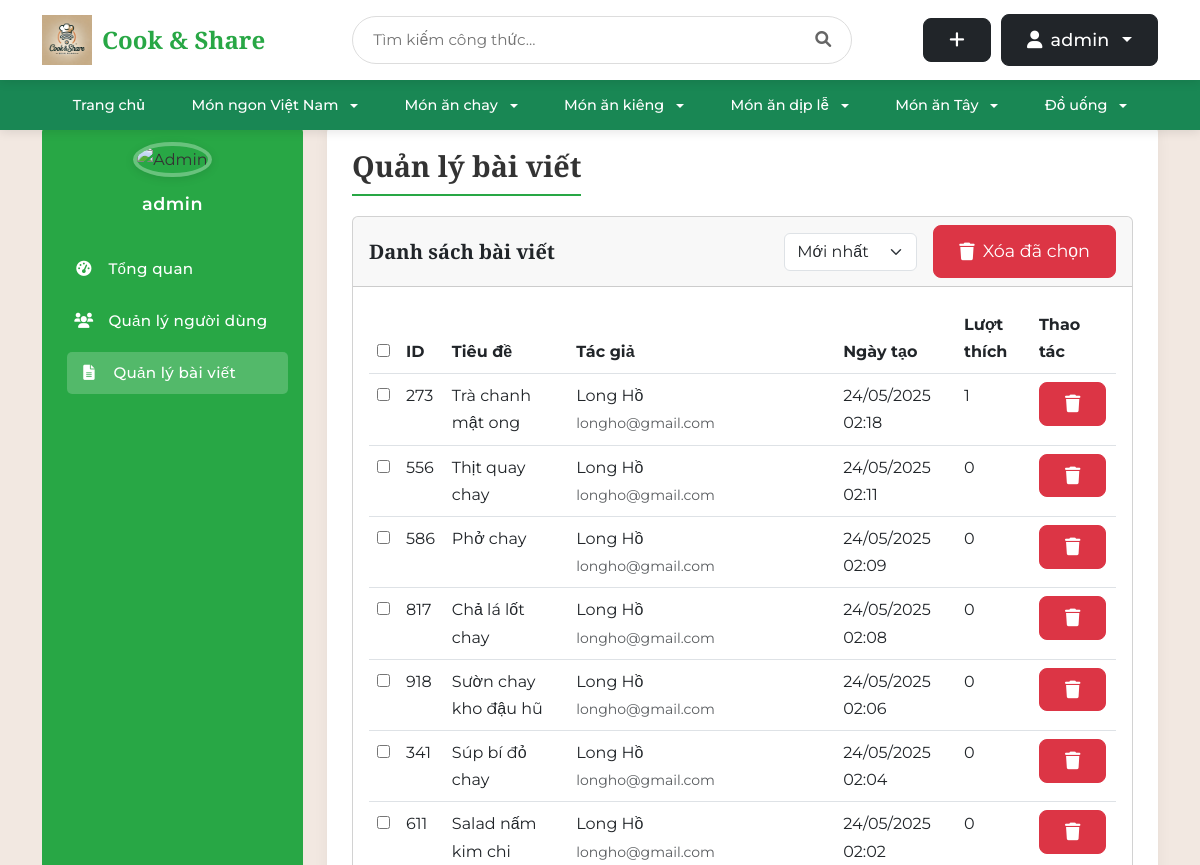
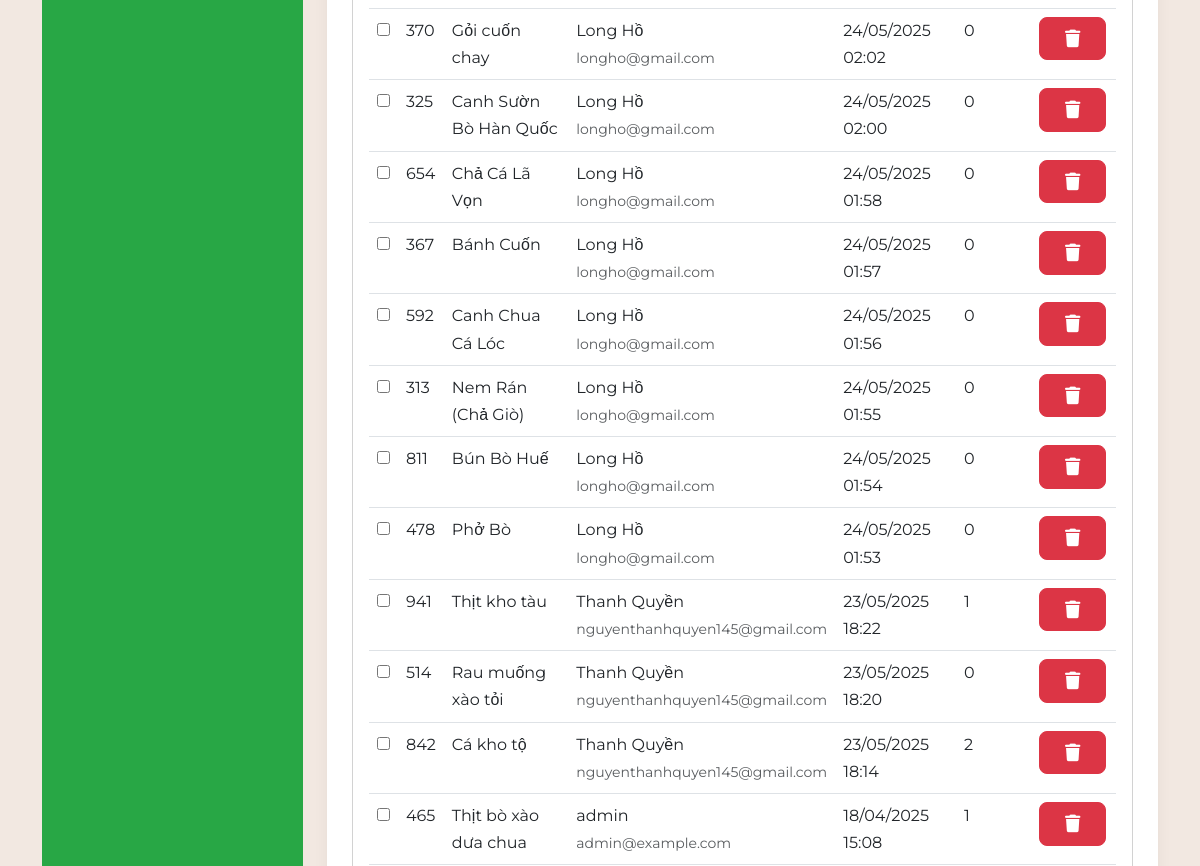
The page /admin/posts (signed in, upper part) on the database as committed earlier (2 pictures, top to bottom).
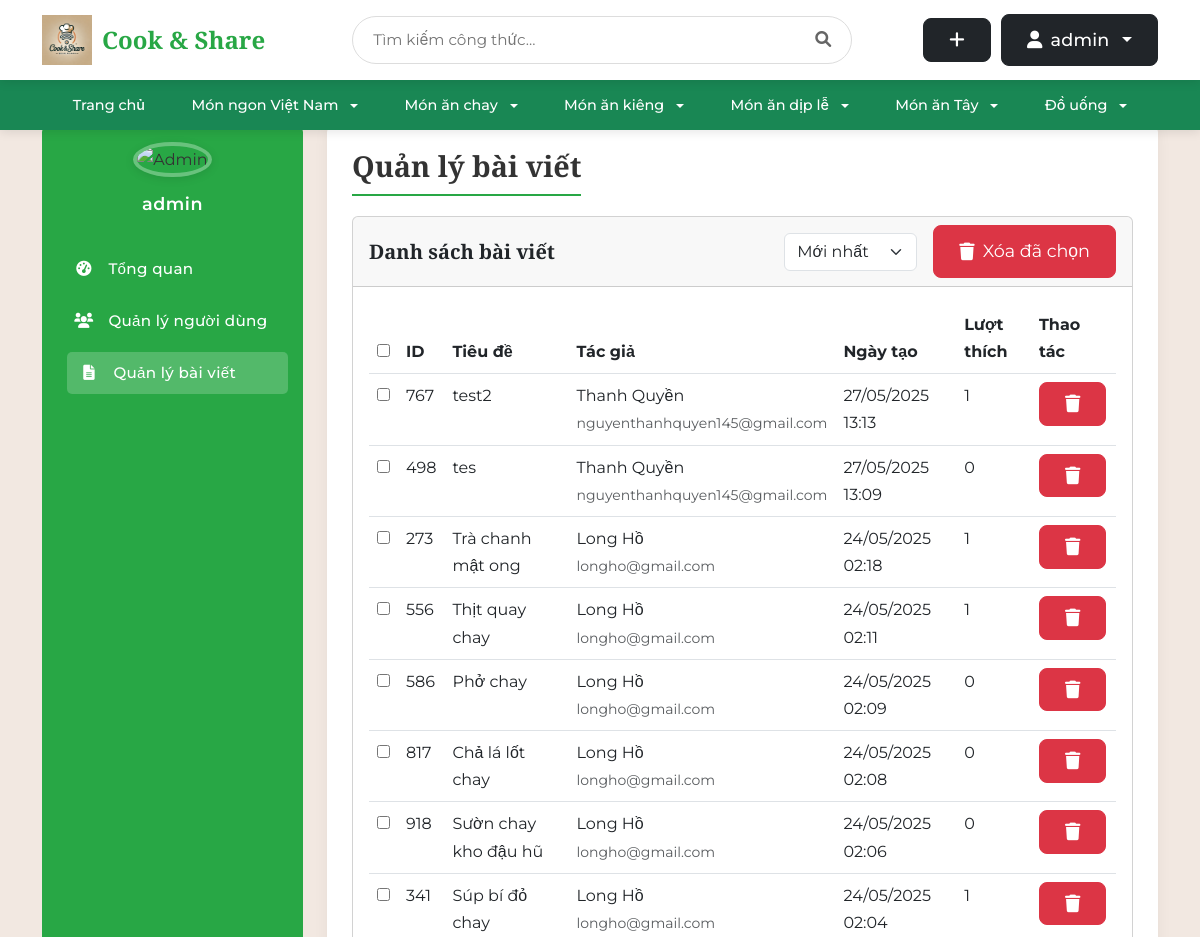
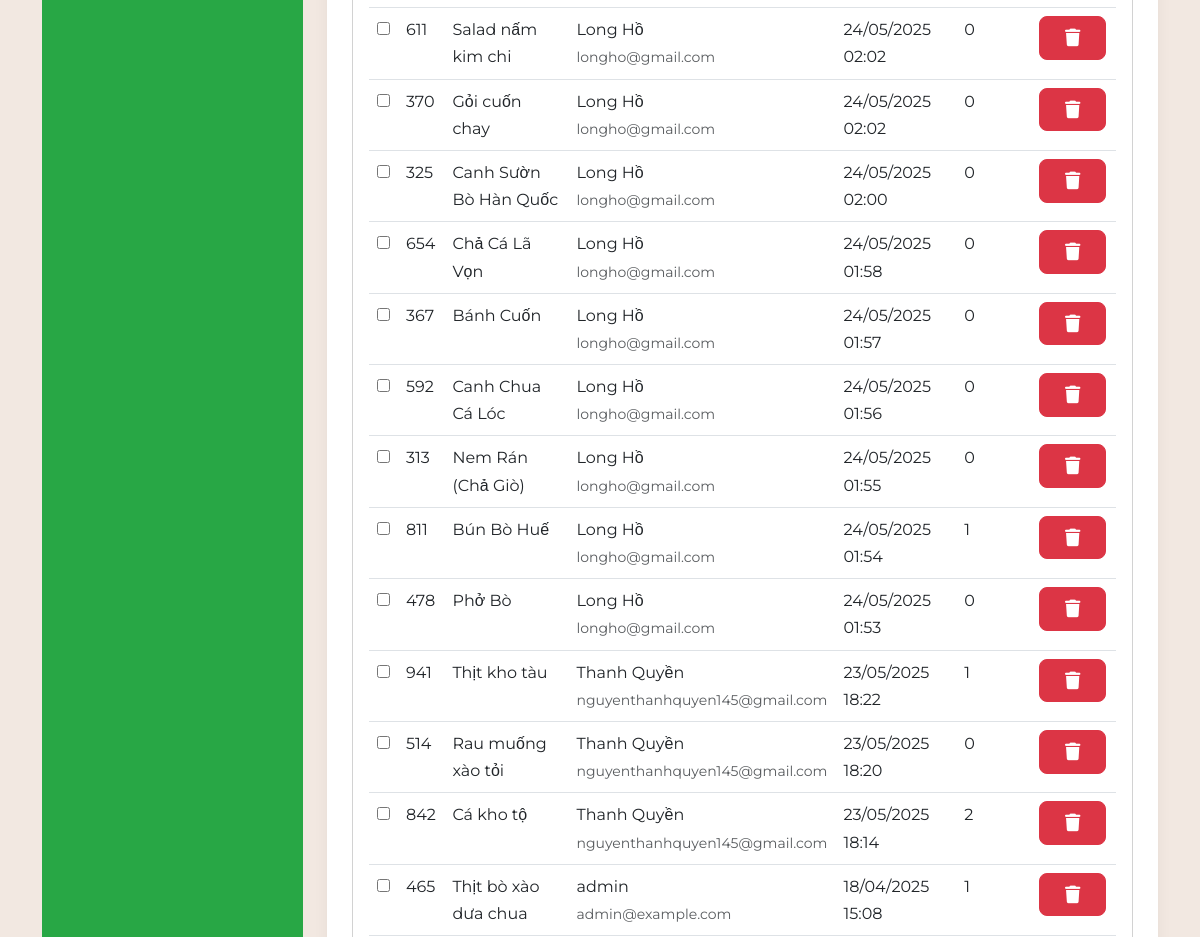
The same page on the database as committed later (2 pictures, top to bottom).
### tables this page shows
CREATE TABLE post (
    id INTEGER PRIMARY KEY AUTOINCREMENT,
    author_id INTEGER NOT NULL,
    created TIMESTAMP NOT NULL DEFAULT CURRENT_TIMESTAMP,
    title TEXT NOT NULL,
    description TEXT,
    ingredients TEXT NOT NULL,
    instructions TEXT NOT NULL,
    cooking_time INTEGER DEFAULT 0,
    servings INTEGER DEFAULT 1,
    FOREIGN KEY (author_id) REFERENCES user (id)
);

CREATE TABLE user (
    id INTEGER PRIMARY KEY AUTOINCREMENT,
    username TEXT UNIQUE NOT NULL,
    password TEXT NOT NULL,
    email TEXT UNIQUE NOT NULL,
    created TIMESTAMP NOT NULL DEFAULT CURRENT_TIMESTAMP,
    avatar_path TEXT,
    role TEXT NOT NULL DEFAULT 'user',
    is_blocked BOOLEAN NOT NULL DEFAULT 0,
    gender TEXT,
    birthdate DATE,
    phone TEXT
);

### share_recipe/admin.py (the view)
@bp.route('/posts')
@login_required
def posts():
    if g.user['role'] != 'admin':
        return redirect(url_for('index'))
    sort_order = request.args.get('sort', 'newest')
    db = get_db()
    base_query = '''
        SELECT p.*, u.username as author_name, u.email as author_email,
        (SELECT COUNT(*) FROM favorites f WHERE f.post_id = p.id) as like_count
        FROM post p
        JOIN user u ON p.author_id = u.id
    '''
    if sort_order == 'oldest':
        base_query += ' ORDER BY p.created ASC'
    elif sort_order == 'likes':
        base_query += ' ORDER BY like_count DESC'
    else:  # Default to newest
        base_query += ' ORDER BY p.created DESC'
    posts = db.execute(base_query).fetchall()
    return render_template('admin/posts.html', posts=posts)

### share_recipe/auth.py (called while the page is built)
@bp.before_app_request
def load_logged_in_user():
    user_id = session.get('user_id')
    if user_id is None:
        g.user = None
    else:
        user = get_db().execute(
            'SELECT * FROM user WHERE id = ?', (user_id,)
        ).fetchone()
        if user:
            user_dict = dict(user)
            is_blocked = user_dict.get('is_blocked')
            if is_blocked:
                g.user = None
                session.clear()
                flash('Tài khoản đã bị khóa. Mời đăng nhập lại.')
                return redirect(url_for('auth.login'))
            else:
                g.user = user
        else:
            g.user = None

def login_required(view):
    @functools.wraps(view)
    def wrapped_view(**kwargs):
        if g.user is None:
            return redirect(url_for('auth.login'))
        return view(**kwargs)
    return wrapped_view

### share_recipe/db.py (called while the page is built)
def get_db():
    if 'db' not in g:
        g.db = sqlite3.connect(
            current_app.config['DATABASE'],
            detect_types=sqlite3.PARSE_DECLTYPES
        )
        g.db.row_factory = sqlite3.Row
    return g.db

### share_recipe/templates/admin/posts.html (shortened to what this page needs)
{% extends 'admin/base_admin.html' %}
{% block admin_title %}Quản lý bài viết{% endblock %}
{% block admin_content %}
<div class="card">
    <div class="card-header d-flex justify-content-between align-items-center">
        <h5 class="card-title mb-0">Danh sách bài viết</h5>
        <div class="d-flex align-items-center">
            <div class="me-3">
                <select id="sort-posts" class="form-select">
                    <option value="newest" {% if request.args.get('sort') == 'newest' %}selected{% endif %}>Mới nhất</option>
                </select>
            </div>
            <button type="button" class="btn btn-danger" id="delete-selected-posts">
                <i class="fas fa-trash"></i> Xóa đã chọn
            </button>
        </div>
    </div>
    <div class="card-body">
        <div class="table-responsive">
            <table class="table table-hover">
                <thead>
                    <tr>
                        <th><input type="checkbox" id="select-all-posts"></th>
                        <th>ID</th>
                        <th>Tiêu đề</th>
                        <th>Tác giả</th>
                        <th>Ngày tạo</th>
                        <th>Lượt thích</th>
                        <th>Thao tác</th>
                    </tr>
                </thead>
                <tbody>
                    {% for post in posts %}
                    <tr>
                        <td><input type="checkbox" class="select-post" value="{{ post['id'] }}"></td>
                        <td>{{ post['id'] }}</td>
                        <td>{{ post['title'] }}</td>
                        <td>
                            <div>{{ post['author_name'] }}</div>
                            <small class="text-muted">{{ post['author_email'] }}</small>
                        </td>
                        <td>{{ post['created'].strftime('%d/%m/%Y %H:%M') }}</td>
                        <td>{{ post['like_count'] }}</td>
                        <td>
                            <form action="{{ url_for('admin.delete_post', id=post['id']) }}" method="post" style="display: inline;">
                                <button type="submit" class="btn btn-danger btn-sm" onclick="return confirm('Bạn có chắc chắn muốn xóa bài viết này?')">
                                    <i class="fas fa-trash"></i>
                                </button>
                            </form>
                        </td>
                    </tr>
                    {% endfor %}
                </tbody>
            </table>
        </div>
    </div>
</div>
{% endblock %}

Rows that differ between the two databases and show on the page:
added post: id "767", title "test2", author_name "Thanh Quyền", author_email "nguyenthanhquyen145@gmail.com", created "27/05/2025 13:13", like_count "1"
added post: id "498", title "tes", author_name "Thanh Quyền", author_email "nguyenthanhquyen145@gmail.com", created "27/05/2025 13:09", like_count "0"
computed for post "Thịt quay chay": like_count "0" → "1"
computed for post "Súp bí đỏ chay": like_count "0" → "1"
computed for post "Bún Bò Huế": like_count "0" → "1"
